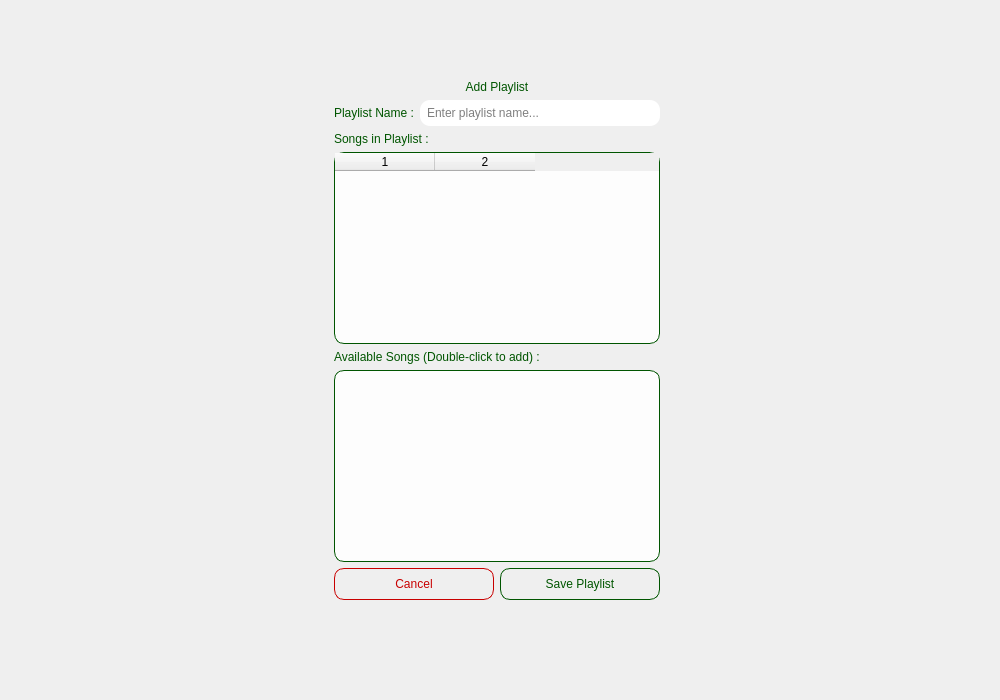
<?xml version="1.0" encoding="UTF-8"?>
<ui version="4.0">
 <class>AddPlaylistWindow</class>
 <widget class="QMainWindow" name="AddPlaylistWindow">
  <property name="geometry">
   <rect>
    <x>0</x>
    <y>0</y>
    <width>1000</width>
    <height>700</height>
   </rect>
  </property>
  <property name="windowTitle">
   <string>MainWindow</string>
  </property>
  <property name="styleSheet">
   <string notr="true">background-image: url(:/images/background/images/liteBackground.png);</string>
  </property>
  <widget class="QWidget" name="centralwidget">
   <layout class="QGridLayout" name="gridLayout">
    <item row="2" column="1">
     <spacer name="verticalSpacer">
      <property name="orientation">
       <enum>Qt::Orientation::Vertical</enum>
      </property>
      <property name="sizeHint" stdset="0">
       <size>
        <width>20</width>
        <height>40</height>
       </size>
      </property>
     </spacer>
    </item>
    <item row="1" column="0">
     <spacer name="horizontalSpacer">
      <property name="orientation">
       <enum>Qt::Orientation::Horizontal</enum>
      </property>
      <property name="sizeHint" stdset="0">
       <size>
        <width>40</width>
        <height>20</height>
       </size>
      </property>
     </spacer>
    </item>
    <item row="1" column="1">
     <layout class="QVBoxLayout" name="verticalLayout">
      <item>
       <widget class="QLabel" name="titleLabel">
        <property name="styleSheet">
         <string notr="true">color: rgb(0, 85, 0);
font: 700 16pt &quot;Segoe UI&quot;;
background: transparent;</string>
        </property>
        <property name="text">
         <string>Add Playlist</string>
        </property>
        <property name="alignment">
         <set>Qt::AlignmentFlag::AlignCenter</set>
        </property>
       </widget>
      </item>
      <item>
       <layout class="QHBoxLayout" name="nameLayout">
        <item>
         <widget class="QLabel" name="nameLabel">
          <property name="styleSheet">
           <string notr="true">color: rgb(0, 85, 0);
font: 700 10pt &quot;Segoe UI&quot;;
background: transparent;</string>
          </property>
          <property name="text">
           <string>Playlist Name :</string>
          </property>
         </widget>
        </item>
        <item>
         <widget class="QLineEdit" name="nameLineEdit">
          <property name="styleSheet">
           <string notr="true">background-image: url(:/images/background/images/witeBackground.png);
border-radius: 10px;
padding: 5px;</string>
          </property>
          <property name="placeholderText">
           <string>Enter playlist name...</string>
          </property>
         </widget>
        </item>
       </layout>
      </item>
      <item>
       <widget class="QLabel" name="songsLabel">
        <property name="styleSheet">
         <string notr="true">color: rgb(0, 85, 0);
font: 700 10pt &quot;Segoe UI&quot;;
background: transparent;</string>
        </property>
        <property name="text">
         <string>Songs in Playlist :</string>
        </property>
       </widget>
      </item>
      <item>
       <widget class="QTableWidget" name="songsTable">
        <property name="styleSheet">
         <string notr="true">
        QTableWidget {
            background-color: rgba(255, 255, 255, 0.9);
            border: 1px solid rgb(0, 85, 0);
            border-radius: 10px;
        }
        QTableWidget::item {
            padding: 5px;
        }
       </string>
        </property>
        <property name="columnCount">
         <number>2</number>
        </property>
        <property name="horizontalHeaderLabels" stdset="0">
         <stringlist>
          <string>#</string>
          <string>Song Title</string>
          <string>Action</string>
         </stringlist>
        </property>
        <column/>
        <column/>
       </widget>
      </item>
      <item>
       <widget class="QLabel" name="addLabel">
        <property name="styleSheet">
         <string notr="true">color: rgb(0, 85, 0);
font: 700 10pt &quot;Segoe UI&quot;;
background: transparent;</string>
        </property>
        <property name="text">
         <string>Available Songs (Double-click to add) :</string>
        </property>
       </widget>
      </item>
      <item>
       <widget class="QListWidget" name="availableSongsList">
        <property name="styleSheet">
         <string notr="true">
        QListWidget {
            background-color: rgba(255, 255, 255, 0.9);
            border: 1px solid rgb(0, 85, 0);
            border-radius: 10px;
            padding: 5px;
        }
        QListWidget::item {
            padding: 8px;
        }
        QListWidget::item:hover {
            background-color: rgba(0, 85, 0, 0.2);
        }
        QListWidget::item:selected {
            background-color: rgba(0, 85, 0, 0.3);
        }
       </string>
        </property>
       </widget>
      </item>
      <item>
       <layout class="QHBoxLayout" name="buttonLayout">
        <item>
         <widget class="QPushButton" name="cancelButton">
          <property name="styleSheet">
           <string notr="true">background: transparent;
border: 1px solid rgb(200, 0, 0);
border-radius: 10px;
padding: 8px 25px;
color: rgb(200, 0, 0);
font: 700 9pt &quot;Segoe UI&quot;;</string>
          </property>
          <property name="text">
           <string>Cancel</string>
          </property>
         </widget>
        </item>
        <item>
         <widget class="QPushButton" name="saveButton">
          <property name="styleSheet">
           <string notr="true">background: transparent;
border: 1px solid rgb(0, 85, 0);
border-radius: 10px;
padding: 8px 25px;
color: rgb(0, 85, 0);
font: 700 9pt &quot;Segoe UI&quot;;</string>
          </property>
          <property name="text">
           <string>Save Playlist</string>
          </property>
         </widget>
        </item>
       </layout>
      </item>
      <item>
       <widget class="QLabel" name="errorLabel">
        <property name="styleSheet">
         <string notr="true">color: rgb(216, 0, 0);
background: transparent;</string>
        </property>
        <property name="text">
         <string/>
        </property>
       </widget>
      </item>
     </layout>
    </item>
    <item row="0" column="1">
     <spacer name="verticalSpacer_2">
      <property name="orientation">
       <enum>Qt::Orientation::Vertical</enum>
      </property>
      <property name="sizeHint" stdset="0">
       <size>
        <width>20</width>
        <height>40</height>
       </size>
      </property>
     </spacer>
    </item>
    <item row="1" column="2">
     <layout class="QGridLayout" name="gridLayout_3" rowstretch="1,4" columnstretch="1,1">
      <item row="0" column="0">
       <spacer name="horizontalSpacer_2">
        <property name="orientation">
         <enum>Qt::Orientation::Horizontal</enum>
        </property>
        <property name="sizeHint" stdset="0">
         <size>
          <width>40</width>
          <height>20</height>
         </size>
        </property>
       </spacer>
      </item>
      <item row="0" column="1">
       <widget class="QLabel" name="label">
        <property name="styleSheet">
         <string notr="true">image: url(:/images/logo/images/nweLogo.png);
background: transparent;
border: none;</string>
        </property>
        <property name="text">
         <string/>
        </property>
       </widget>
      </item>
      <item row="1" column="1">
       <spacer name="verticalSpacer_3">
        <property name="orientation">
         <enum>Qt::Orientation::Vertical</enum>
        </property>
        <property name="sizeHint" stdset="0">
         <size>
          <width>20</width>
          <height>40</height>
         </size>
        </property>
       </spacer>
      </item>
     </layout>
    </item>
   </layout>
  </widget>
 </widget>
 <resources/>
 <connections/>
</ui>
